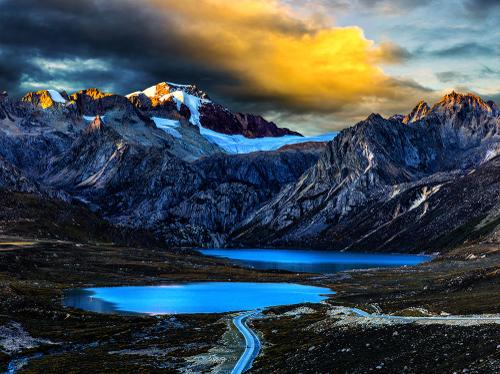
#> input picture modules/test.jpg, 500 x 374 px
$ python pillow_exp2.py
#> lines starting #> are read from the running program, lines starting #| are printed output that depends on the picture
#!/usr/bin/python3

from PIL import Image, ImageFilter

im = Image.open('test.jpg')
#> im is the input picture: PIL image 500x374 RGB; mean R, G, B 62.3, 73.5, 80.9

im2 = im.filter(ImageFilter.BLUR)
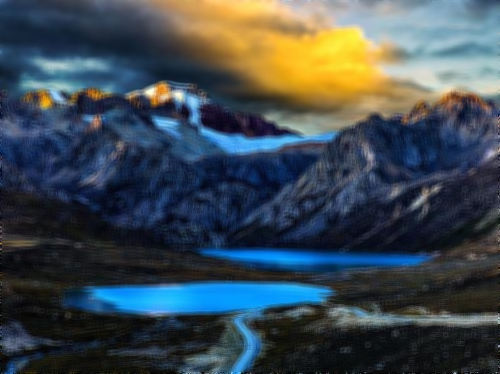
#> im2: PIL image 500x374 RGB; mean R, G, B 62.3, 73.5, 80.9
im2.save('blue.jpg', 'jpeg')
